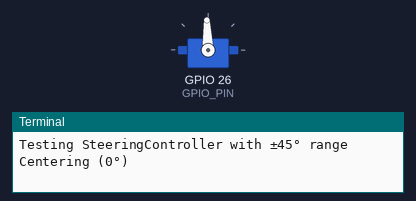
A program run on a simulated Raspberry Pi (BCM pin numbers). Parts: servo, the last lines printed to the terminal. Servo angles are drawn from the pulse width (0.5 ms = 0°, 2.5 ms = 180°). At 6.9 s the program stops and its outputs stay as they are.

Above: at 0.05 s.
At 1.9 s:
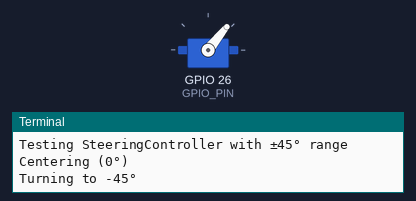
Timing chart, 0 to 4.4 s (numbered marks = the images above):
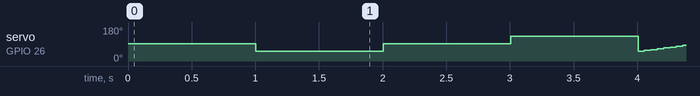

The program:

servo_test.py
```python
from time import sleep
from Control.steering import *  # assuming your class is in steering.py

def main():
    steering = SteeringController()

    try:
        print("Testing SteeringController with ±45° range")

        # Turn center
        print("Centering (0°)")
        steering.set_steering_angle(0)
        sleep(1)

        # Turn full left
        print("Turning to -45°")
        steering.set_steering_angle(-45)
        sleep(1)

        # Turn center
        print("Centering (0°)")
        steering.set_steering_angle(0)
        sleep(1)

        # Turn full right
        print("Turning to +45°")
        steering.set_steering_angle(45)
        sleep(1)

        # Sweep from -45° to +45°
        print("Sweeping from -45° to +45°")
        for angle in range(-45, 46, 5):
            print(f"Angle: {angle}°")
            steering.set_steering_angle(angle)
            sleep(0.05)

        # Sweep back
        print("Sweeping from +45° to -45°")
        for angle in range(45, -46, -5):
            print(f"Angle: {angle}°")
            steering.set_steering_angle(angle)
            sleep(0.05)

        # Center at the end
        print("Centering again")
        steering.set_steering_angle(0)
        sleep(1)

    except KeyboardInterrupt:
        print("\nTest interrupted.")

    finally:
        print("Cleaning up...")
        steering.cleanup()
        print("Test complete.")

if __name__ == "__main__":
    main()
```

steering.py
```python
import math
import pigpio

# Constants
GPIO_PIN = 26               # GPIO pin connected to servo
WHEELBASE_MM = 220          # Distance between front and rear axles (mm)
TRACK_WIDTH_MM = 151        # Distance between left and right wheels (mm)

# Servo Parameters
SERVO_SPEED = 0.09          # 0.09sec/60° @ 7.4V
SERVO_TORQUE = 5.5          # 5.5Kgf.cm @ 7.4V

# Servo Parameters
SERVO_MAX_ANGLE = 45              # ±45° safe mechanical range
PULSE_CENTER_US = 1520            # Center pulse width (µs)
PULSE_RANGE_US = 450              # Half sweep = ±450 µs for ±45°
PULSE_MIN_US = PULSE_CENTER_US - PULSE_RANGE_US  # 1070 µs
PULSE_MAX_US = PULSE_CENTER_US + PULSE_RANGE_US  # 1970 µs

class SteeringController:
    def __init__(self):
        # self.L = WHEELBASE_MM
        # self.w = TRACK_WIDTH_MM
        # # Max steering angle from Ackermann geometry (inner wheel turn)
        # R_outer = 500 # mm
        # R_inner = R_outer - (self.w / 2)
        # self.max_steering_angle_deg = math.degrees(math.atan(self.L / R_inner))  # ~27.6°

        self.max_steering_angle_deg = SERVO_MAX_ANGLE
        self.pulse_center = PULSE_CENTER_US
        self.pulse_range = PULSE_RANGE_US
        self.pulse_min = PULSE_MIN_US
        self.pulse_max = PULSE_MAX_US

        # Initialize pigpio for hardware PWM
        self.pi = pigpio.pi()
        if not self.pi.connected:
            raise RuntimeError("Failed to connect to pigpio daemon")
        self.pi.set_mode(GPIO_PIN, pigpio.OUTPUT)

    def angle_to_pwm(self, angle_deg):
        """
        Convert a steering angle to PWM pulse width (µs), clamped to safe limits.
        """
        # Clamp angle to physical limits
        angle_deg = max(-self.max_steering_angle_deg,
                        min(self.max_steering_angle_deg, angle_deg))

        pulse = self.pulse_center + (angle_deg / self.max_steering_angle_deg) * self.pulse_range
        # ensure pulse stays with servo's acceptable range
        return int(max(self.pulse_min, min(self.pulse_max, pulse)))

    def set_steering_angle(self, angle_deg):
        """
        Set the steering angle using Ackermann-corrected servo position
        Args:
            angle_deg (float): Desired steering angle in degrees
        """
        pulse_width = self.angle_to_pwm(angle_deg)
        self.pi.set_servo_pulsewidth(GPIO_PIN, pulse_width)

    def cleanup(self):
        self.pi.set_servo_pulsewidth(GPIO_PIN, 0)
        self.pi.stop()
```
